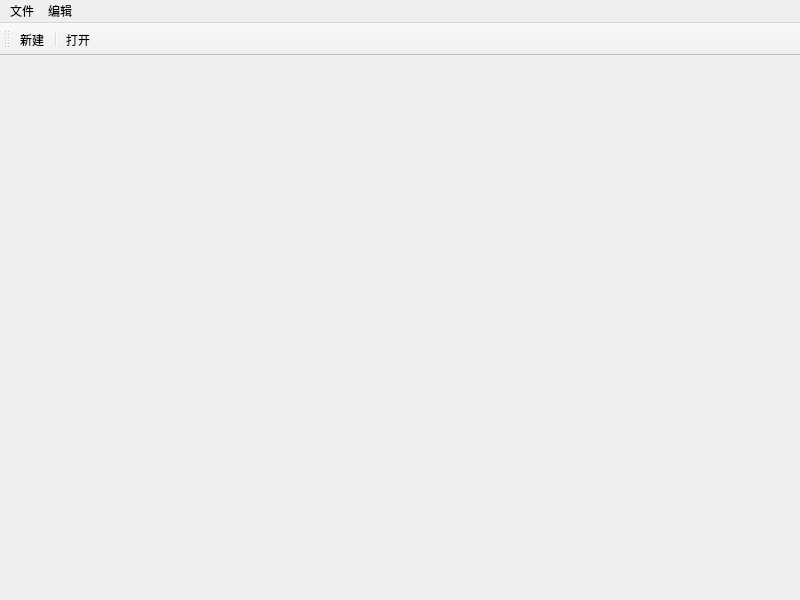
<?xml version="1.0" encoding="UTF-8"?>
<ui version="4.0">
 <class>MainWindow</class>
 <widget class="QMainWindow" name="MainWindow">
  <property name="geometry">
   <rect>
    <x>0</x>
    <y>0</y>
    <width>800</width>
    <height>600</height>
   </rect>
  </property>
  <property name="windowTitle">
   <string>MainWindow</string>
  </property>
  <widget class="QWidget" name="centralwidget"/>
  <widget class="QMenuBar" name="menubar">
   <property name="geometry">
    <rect>
     <x>0</x>
     <y>0</y>
     <width>800</width>
     <height>23</height>
    </rect>
   </property>
   <widget class="QMenu" name="menu">
    <property name="title">
     <string>文件</string>
    </property>
    <addaction name="action_2"/>
    <addaction name="separator"/>
    <addaction name="actionopen_2"/>
   </widget>
   <widget class="QMenu" name="menu_2">
    <property name="title">
     <string>编辑</string>
    </property>
   </widget>
   <addaction name="menu"/>
   <addaction name="menu_2"/>
  </widget>
  <widget class="QToolBar" name="toolBar">
   <property name="windowTitle">
    <string>toolBar</string>
   </property>
   <attribute name="toolBarArea">
    <enum>TopToolBarArea</enum>
   </attribute>
   <attribute name="toolBarBreak">
    <bool>false</bool>
   </attribute>
   <addaction name="action_2"/>
   <addaction name="separator"/>
   <addaction name="actionopen_2"/>
  </widget>
  <action name="actionnew">
   <property name="text">
    <string>新建</string>
   </property>
  </action>
  <action name="actionopen">
   <property name="text">
    <string>打开</string>
   </property>
  </action>
  <action name="action_2">
   <property name="text">
    <string>新建</string>
   </property>
  </action>
  <action name="actionopen_2">
   <property name="text">
    <string>打开</string>
   </property>
  </action>
 </widget>
 <resources/>
 <connections/>
</ui>
